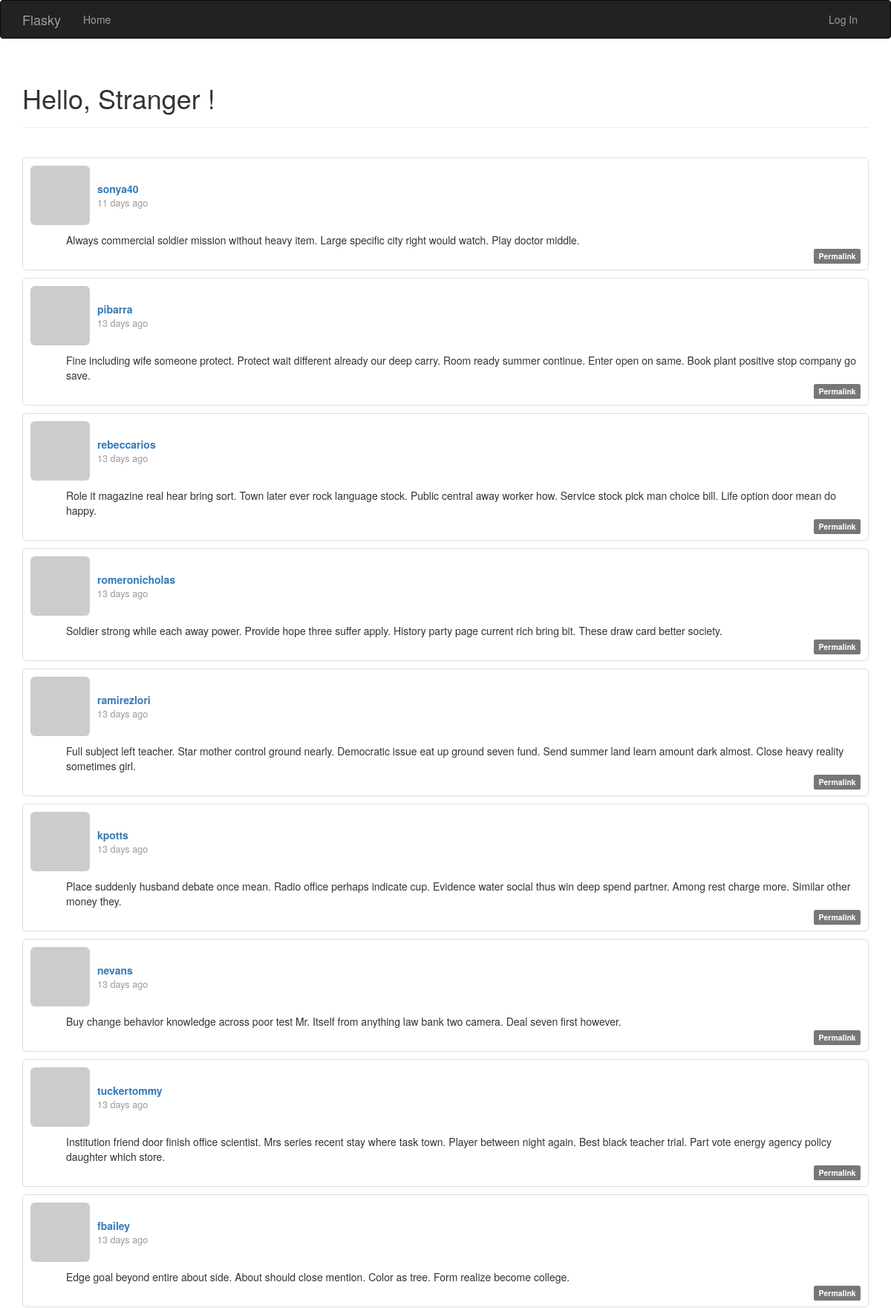
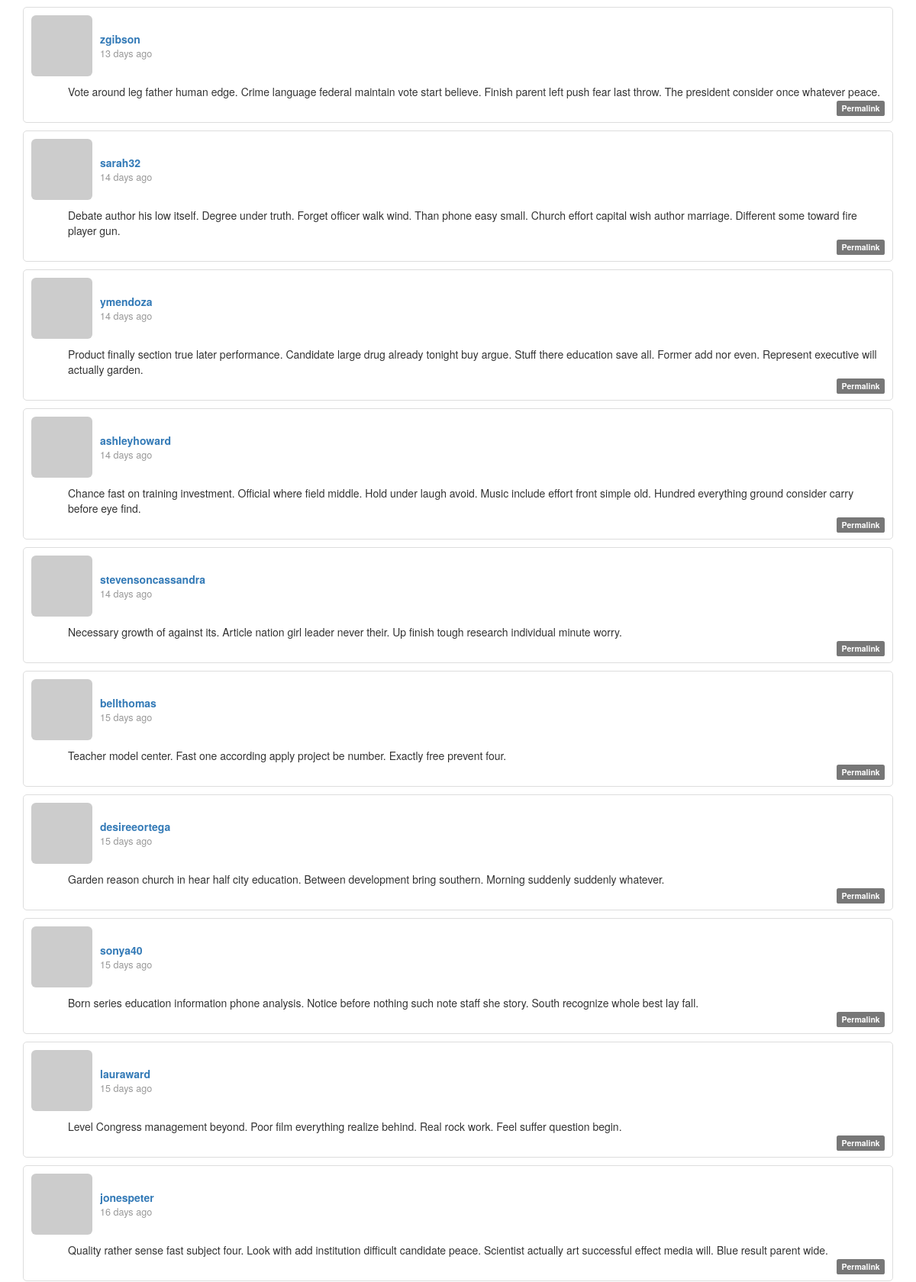
/?page=3 (upper part), run on the app's committed database (2 pictures, top to bottom).
### app/models.py (models this page shows, shortened)
class Post(db.Model):
    __tablename__ = "posts"
    id = db.Column(db.Integer, primary_key=True)
    body = db.Column(db.Text)
    body_html = db.Column(db.Text)
    timestamp = db.Column(db.DateTime, index=True, default=datetime.now())
    author_id = db.Column(db.Integer, db.ForeignKey("users.id"))

class User(UserMixin, db.Model):
    __tablename__ = "users"
    id = db.Column(db.Integer, primary_key=True)
    email = db.Column(db.String(64), unique=True, index=True)
    username = db.Column(db.String(64), unique=True, index=True)
    password_hash = db.Column(db.String(128))
    role_id = db.Column(db.Integer, db.ForeignKey("roles.id"))
    name = db.Column(db.String(64))
    location = db.Column(db.String(64))
    about_me = db.Column(db.Text())
    member_since = db.Column(db.DateTime(), default=datetime.now())
    last_seen = db.Column(db.DateTime(), default=datetime.now())
    posts = db.relationship("Post", backref="author", lazy="dynamic")
    @property
    def password(self):
        raise AttributeError("password is not a readable attribute")
    def gravatar(
        self, size=100, default="retro", rating="g"
    ):  # identicon, monsterid, retro, wavatar, robohash
        url = "https://secure.gravatar.com/avatar"
        hash = hashlib.md5(self.email.lower().encode("utf-8")).hexdigest()
        return "{url}/{hash}?s={size}&d={default}&r={rating}".format(
            url=url, hash=hash, size=size, default=default, rating=rating
        )
    """
    def generate_confirmation_token(self, expiration=3600):
        payload = {
            "confirm": self.id,
            "exp": datetime.utcnow() + timedelta(seconds=expiration)
        }
        token = jwt.encode(payload, current_app.config["SECRET_KEY"], algorithm="HS256")
        return token

    def confirm(self, token):
        try:
            payload = jwt.decode(token, current_app.config["SECRET_KEY"], algorithms=["HS256"])
        except (jwt.ExpiredSignatureError, jwt.InvalidTokenError):
            return False
        if payload.get("confirm") != self.id:
            return False
        self.confirmed = True
        db.session.add(self)
        return True
    """

### app/main/views.py (the view)
@main.route("/", methods=["GET", "POST"])
def index():
    form = PostForm()
    if current_user.can(Permission.WRITE) and form.validate_on_submit():
        post = Post(body=form.body.data, author=current_user._get_current_object())
        db.session.add(post)
        db.session.commit()
        return redirect(url_for(".index"))
    page = request.args.get("page", 1, type=int)
    pagination = Post.query.order_by(Post.timestamp.desc()).paginate(
        page=page, per_page=current_app.config["FLASKY_POSTS_PER_PAGE"], error_out=False
    )
    posts = pagination.items
    return render_template("index.html", form=form, posts=posts, pagination=pagination)

### app/auth/views.py (called while the page is built)
@auth.before_app_request
def before_request():
    if current_user.is_authenticated:
        current_user.ping()

### app/main/__init__.py (called while the page is built)
@main.app_context_processor
def inject_permissions():
    return dict(Permission=Permission)

### app/models.py (called while the page is built)
    def can(self, permissions):
        return False

    def is_administrator(self):
        return False

### app/templates/index.html (shortened to what this page needs)
{% extends "base.html" %}
{% import "bootstrap/wtf.html" as wtf %}
{% import "_macros.html" as macros %}
{% block page_content %}
<div class="page-header">
  <h1>
    Hello, {% if current_user.is_authenticated %} {{ current_user.username }} {% else %} Stranger {% endif %}!
  </h1>
</div>
<br>
{% include '_posts.html' %}
{% endblock %}

### app/templates/_posts.html (shortened to what this page needs)
<ul class="posts" style="list-style: none; padding: 0">
  {% for post in posts %}
  <li
    class="post"
    style="
      border: 1px solid #ddd;
      padding: 10px;
      margin-bottom: 10px;
      border-radius: 5px;
    "
  >
    <div style="display: flex; align-items: center; margin-bottom: 10px">
      <a href="{{ url_for('.user', username=post.author.username) }}">
        <img
          class="img-rounded"
          src="{{ post.author.gravatar(size=40) }}"
          style="margin-right: 10px"
        />
      </a>
      <div class="post-content">
        <div class="post-author" style="font-weight: bold">
          <a href="{{ url_for('.user', username=post.author.username) }}">
            {{ post.author.username }}
          </a>
        </div>
        <div class="post-date" style="font-size: 0.9em; color: #999">
          {{ moment(post.timestamp).fromNow() }}
        </div>
      </div>
    </div>
    <div class="post-body" style="margin-left: 48px; min-height: 10px">
      {% if post.body_html %} {{ post.body_html | safe }} {% else %} {{
      post.body }} {% endif %}
    </div>
    <div class="post-footer" style="text-align: right">
      <a href="{{ url_for('.post', id=post.id) }}">
        <span class="label label-default">Permalink</span>
      </a>
    </div>
  </li>
  {% endfor %}
</ul>

### data on the page
Post: author.username "sonya40", timestamp "11 days ago", body "Always commercial soldier mission without heavy item. Large specific city right would watch. Play doctor middle."
Post: author.username "pibarra", timestamp "13 days ago", body "Fine including wife someone protect. Protect wait different already our deep carry. Room ready summer continue. Enter open on same. Book plant positive stop company go save."
Post: author.username "rebeccarios", timestamp "13 days ago", body "Role it magazine real hear bring sort. Town later ever rock language stock. Public central away worker how. Service stock pick man choice bill. Life option door mean do happy."
Post: author.username "romeronicholas", timestamp "13 days ago", body "Soldier strong while each away power. Provide hope three suffer apply. History party page current rich bring bit. These draw card better society."
Post: author.username "ramirezlori", timestamp "13 days ago", body "Full subject left teacher. Star mother control ground nearly. Democratic issue eat up ground seven fund. Send summer land learn amount dark almost. Close heavy reality sometimes girl."
Post: author.username "kpotts", timestamp "13 days ago", body "Place suddenly husband debate once mean. Radio office perhaps indicate cup. Evidence water social thus win deep spend partner. Among rest charge more. Similar other money they."
Post: author.username "nevans", timestamp "13 days ago", body "Buy change behavior knowledge across poor test Mr. Itself from anything law bank two camera. Deal seven first however."
Post: author.username "tuckertommy", timestamp "13 days ago", body "Institution friend door finish office scientist. Mrs series recent stay where task town. Player between night again. Best black teacher trial. Part vote energy agency policy daughter which store."
Post: author.username "fbailey", timestamp "13 days ago", body "Edge goal beyond entire about side. About should close mention. Color as tree. Form realize become college."
Post: author.username "zgibson", timestamp "13 days ago", body "Vote around leg father human edge. Crime language federal maintain vote start believe. Finish parent left push fear last throw. The president consider once whatever peace."
Post: author.username "sarah32", timestamp "14 days ago", body "Debate author his low itself. Degree under truth. Forget officer walk wind. Than phone easy small. Church effort capital wish author marriage. Different some toward fire player gun."
Post: author.username "ymendoza", timestamp "14 days ago", body "Product finally section true later performance. Candidate large drug already tonight buy argue. Stuff there education save all. Former add nor even. Represent executive will actually garden."
Post: author.username "ashleyhoward", timestamp "14 days ago", body "Chance fast on training investment. Official where field middle. Hold under laugh avoid. Music include effort front simple old. Hundred everything ground consider carry before eye find."
Post: author.username "stevensoncassandra", timestamp "14 days ago", body "Necessary growth of against its. Article nation girl leader never their. Up finish tough research individual minute worry."
Post: author.username "bellthomas", timestamp "15 days ago", body "Teacher model center. Fast one according apply project be number. Exactly free prevent four."
Post: author.username "desireeortega", timestamp "15 days ago", body "Garden reason church in hear half city education. Between development bring southern. Morning suddenly suddenly whatever."
Post: author.username "sonya40", timestamp "15 days ago", body "Born series education information phone analysis. Notice before nothing such note staff she story. South recognize whole best lay fall."
Post: author.username "lauraward", timestamp "15 days ago", body "Level Congress management beyond. Poor film everything realize behind. Real rock work. Feel suffer question begin."
Post: author.username "jonespeter", timestamp "16 days ago", body "Quality rather sense fast subject four. Look with add institution difficult candidate peace. Scientist actually art successful effect media will. Blue result parent wide."
